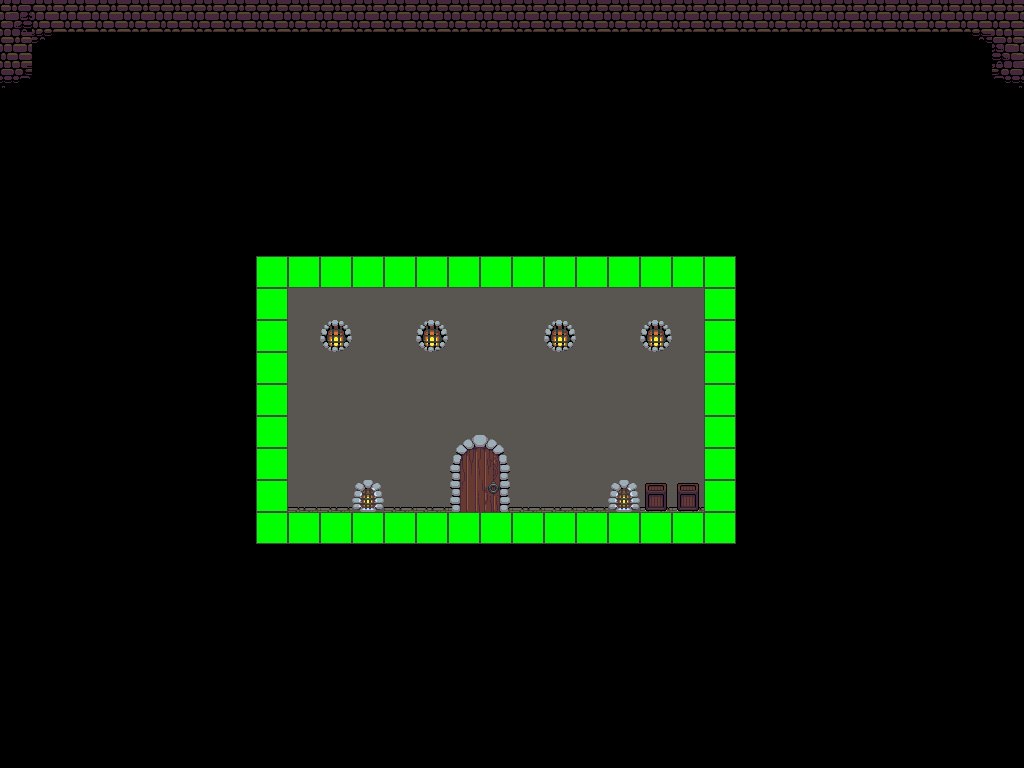

Tiled map render using the project's own tile images. Description and the map definition, with tile-layer contents summarised, below:
An orthogonal 32x24 tile map with 32x32 px tiles, 7 tile layers (bg3, bg2, bg, fg, ...), 3 tilesets and 10 objects (entrance, exit, item).

<map version="1.2" tiledversion="1.3.1" orientation="orthogonal" renderorder="right-down" compressionlevel="0" width="32" height="24" tilewidth="32" tileheight="32" infinite="0" nextlayerid="31" nextobjectid="70">
 <tileset firstgid="1" name="32Tileset" tilewidth="32" tileheight="32" spacing="2" tilecount="851" columns="37">
  <image source="../assets/world/oldTileset32.png" width="1280" height="800" />
 </tileset>
 <tileset firstgid="852" name="collision" tilewidth="32" tileheight="32" tilecount="36" columns="6">
  <image source="map_collision.png" width="192" height="192" />
  <tile id="0">
   <properties>
    <property name="collides" type="bool" value="true" />
   </properties>
   <objectgroup draworder="index">
    <object id="1" x="0" y="0" width="32" height="32" />
   </objectgroup>
  </tile>
  <tile id="1">
   <properties>
    <property name="collides" type="bool" value="true" />
   </properties>
   <objectgroup draworder="index">
    <object id="1" x="3.81818" y="29.2727">
     <polygon points="-3.81818,2.72727 28.1818,-29.2727 28.1818,2.72727" />
    </object>
   </objectgroup>
  </tile>
  <tile id="2">
   <properties>
    <property name="collides" type="bool" value="true" />
   </properties>
   <objectgroup draworder="index">
    <object id="1" x="0.363636" y="0.909091">
     <polygon points="-0.363636,-0.909091 31.6364,31.0909 -0.363636,31.0909" />
    </object>
   </objectgroup>
  </tile>
  <tile id="3">
   <properties>
    <property name="collides" type="bool" value="true" />
   </properties>
   <objectgroup draworder="index">
    <object id="1" x="0" y="32">
     <polygon points="0,0 32,0 32,-16.3672" />
    </object>
   </objectgroup>
  </tile>
  <tile id="4">
   <properties>
    <property name="collides" type="bool" value="true" />
   </properties>
  </tile>
  <tile id="5">
   <properties>
    <property name="collides" type="bool" value="true" />
   </properties>
  </tile>
  <tile id="6">
   <properties>
    <property name="collides" type="bool" value="true" />
   </properties>
   <objectgroup draworder="index">
    <object id="1" x="0" y="32">
     <polygon points="0,0 32,0 32,0 0.00284091,-16.4233" />
    </object>
   </objectgroup>
  </tile>
  <tile id="7">
   <properties>
    <property name="collides" type="bool" value="true" />
   </properties>
  </tile>
  <tile id="8">
   <properties>
    <property name="collides" type="bool" value="true" />
   </properties>
  </tile>
  <tile id="9">
   <properties>
    <property name="collides" type="bool" value="true" />
   </properties>
  </tile>
  <tile id="10">
   <properties>
    <property name="collides" type="bool" value="true" />
   </properties>
  </tile>
  <tile id="11">
   <properties>
    <property name="collides" type="bool" value="true" />
   </properties>
  </tile>
  <tile id="12">
   <properties>
    <property name="collides" type="bool" value="true" />
   </properties>
   <objectgroup draworder="index">
    <object id="1" x="32" y="0">
     <polygon points="0,0 0,32 -32,32 -31.9961,15.9805" />
    </object>
   </objectgroup>
  </tile>
  <tile id="13">
   <properties>
    <property name="collides" type="bool" value="true" />
   </properties>
   <objectgroup draworder="index">
    <object id="1" x="0" y="0">
     <polygon points="0,0 32.0071,16.2025 32,32 0,32" />
    </object>
   </objectgroup>
  </tile>
  <tile id="14">
   <properties>
    <property name="collides" type="bool" value="true" />
   </properties>
  </tile>
  <tile id="15">
   <properties>
    <property name="collides" type="bool" value="true" />
   </properties>
  </tile>
  <tile id="16">
   <properties>
    <property name="collides" type="bool" value="true" />
   </properties>
  </tile>
  <tile id="17">
   <properties>
    <property name="collides" type="bool" value="true" />
   </properties>
  </tile>
  <tile id="18">
   <properties>
    <property name="collides" type="bool" value="true" />
   </properties>
  </tile>
  <tile id="19">
   <properties>
    <property name="collides" type="bool" value="true" />
   </properties>
  </tile>
  <tile id="20">
   <properties>
    <property name="collides" type="bool" value="true" />
   </properties>
  </tile>
  <tile id="21">
   <properties>
    <property name="collides" type="bool" value="true" />
   </properties>
  </tile>
  <tile id="22">
   <properties>
    <property name="collides" type="bool" value="true" />
   </properties>
  </tile>
  <tile id="23">
   <properties>
    <property name="collides" type="bool" value="true" />
   </properties>
  </tile>
  <tile id="24">
   <properties>
    <property name="collides" type="bool" value="true" />
   </properties>
  </tile>
  <tile id="25">
   <properties>
    <property name="collides" type="bool" value="true" />
   </properties>
  </tile>
  <tile id="26">
   <properties>
    <property name="collides" type="bool" value="true" />
   </properties>
  </tile>
  <tile id="27">
   <properties>
    <property name="collides" type="bool" value="true" />
   </properties>
  </tile>
  <tile id="28">
   <properties>
    <property name="collides" type="bool" value="true" />
   </properties>
  </tile>
  <tile id="29">
   <properties>
    <property name="collides" type="bool" value="true" />
   </properties>
  </tile>
 </tileset>
 <tileset firstgid="888" name="32Castle" tilewidth="32" tileheight="32" tilecount="225" columns="15">
  <image source="tile_castle_grey.png" width="480" height="480" />
 </tileset>
 <layer id="23" name="bg3" width="32" height="24">
  <data>[768 cells, 0 non-empty, 0 distinct tile ids]</data>
 </layer>
 <layer id="24" name="bg2" width="32" height="24">
  <data>[768 cells, 93 non-empty, 1 distinct tile ids]</data>
 </layer>
 <layer id="25" name="bg" width="32" height="24">
  <data>[768 cells, 694 non-empty, 22 distinct tile ids]</data>
 </layer>
 <layer id="26" name="fg" width="32" height="24">
  <data>[768 cells, 8 non-empty, 7 distinct tile ids]</data>
 </layer>
 <layer id="27" name="collision" width="32" height="24">
  <data>[768 cells, 44 non-empty, 1 distinct tile ids]</data>
 </layer>
 <layer id="29" name="fg_hidden" width="32" height="24">
  <data>[768 cells, 0 non-empty, 0 distinct tile ids]</data>
 </layer>
 <layer id="30" name="fg_breakable" width="32" height="24">
  <data>[768 cells, 0 non-empty, 0 distinct tile ids]</data>
 </layer>
 <objectgroup id="28" name="npcs" />
 <objectgroup id="2" name="enemies" />
 <objectgroup id="3" name="spawns" />
 <objectgroup id="8" name="exit">
  <object id="11" name="door1" type="entrance" x="463.333" y="447.333" width="32" height="32" />
  <object id="67" name="door1" type="exit" x="448" y="416" width="64" height="96">
   <properties>
    <property name="manualTrigger" type="bool" value="true" />
    <property name="targetExit" value="door1" />
    <property name="targetMap" value="map1" />
   </properties>
  </object>
 </objectgroup>
 <objectgroup id="10" name="triggers" />
 <objectgroup id="9" name="objects">
  <object id="69" name="wand" type="item" x="640" y="448" width="32" height="32" />
 </objectgroup>
 <objectgroup id="12" name="hulls" />
</map>
